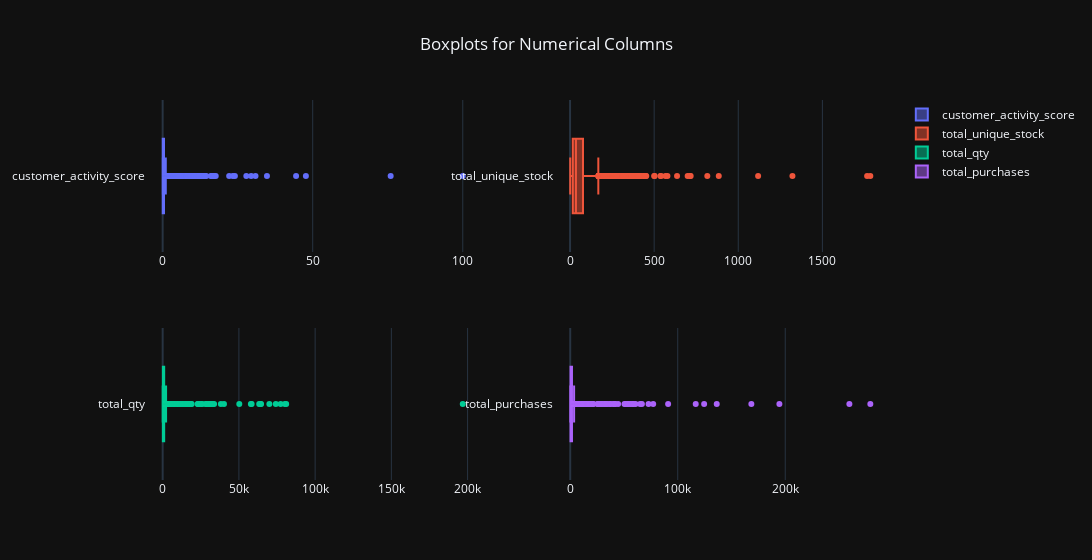

Here is the notebook cell this chart was saved with:
### Code cell
#Let's create some boxplots to see how our values are distributed
fig = subplots.make_subplots(rows=2, cols=2, vertical_spacing=0.2)

hist1 = go.Box(x=customer_stats_df['customer_activity_score'], name='customer_activity_score')
hist2 = go.Box(x=customer_stats_df['total_unique_stock'], name ='total_unique_stock')
hist3 = go.Box(x=customer_stats_df['total_qty'], name='total_qty')
hist4 = go.Box(x=customer_stats_df['total_purchases'], name='total_purchases')

fig.append_trace(hist1, 1,1)
fig.append_trace(hist2, 1,2)
fig.append_trace(hist3, 2,1)
fig.append_trace(hist4, 2,2)

fig.update_layout(title = 'Boxplots for Numerical Columns', title_x = 0.5, width=1600)

fig.show()

### Figure 1 — Plotly figure (JSON) as saved in the notebook; plotly's stock layout.template omitted (floating-point values rounded to 4 significant figures; data arrays with more than 128 entries replaced by an {"elided": "..."} marker saying what was removed)
{"data": [{"name": "customer_activity_score", "type": "box", "x": {"elided": "4334 float values"}, "xaxis": "x", "yaxis": "y"}, {"name": "total_unique_stock", "type": "box", "x": {"elided": "4334 int values"}, "xaxis": "x2", "yaxis": "y2"}, {"name": "total_qty", "type": "box", "x": {"elided": "4334 int values"}, "xaxis": "x3", "yaxis": "y3"}, {"name": "total_purchases", "type": "box", "x": {"elided": "4334 float values"}, "xaxis": "x4", "yaxis": "y4"}], "layout": {"title": {"text": "Boxplots for Numerical Columns", "x": 0.5}, "width": 1600, "xaxis": {"anchor": "y", "domain": [0, 0.45]}, "xaxis2": {"anchor": "y2", "domain": [0.55, 1]}, "xaxis3": {"anchor": "y3", "domain": [0, 0.45]}, "xaxis4": {"anchor": "y4", "domain": [0.55, 1]}, "yaxis": {"anchor": "x", "domain": [0.6, 1]}, "yaxis2": {"anchor": "x2", "domain": [0.6, 1]}, "yaxis3": {"anchor": "x3", "domain": [0, 0.4]}, "yaxis4": {"anchor": "x4", "domain": [0, 0.4]}}}
